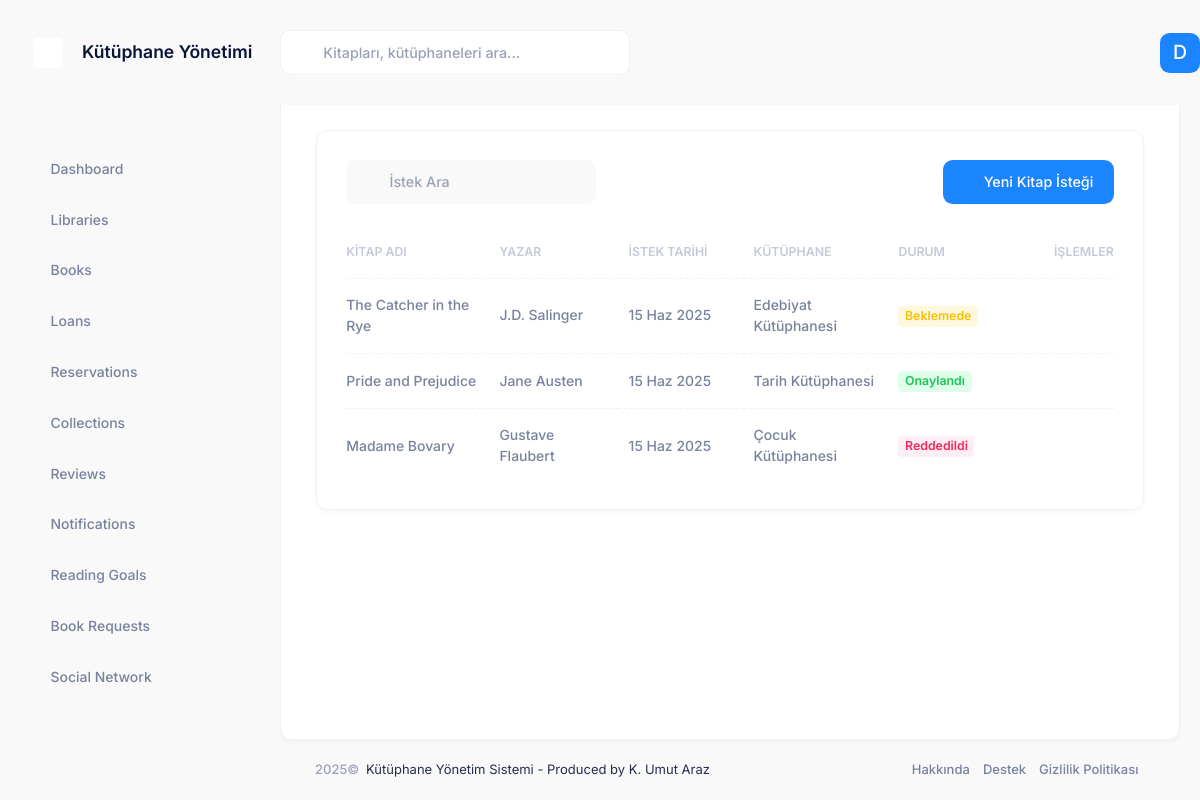
/books/requests/ (signed in), run on an earlier commit of the app's database.
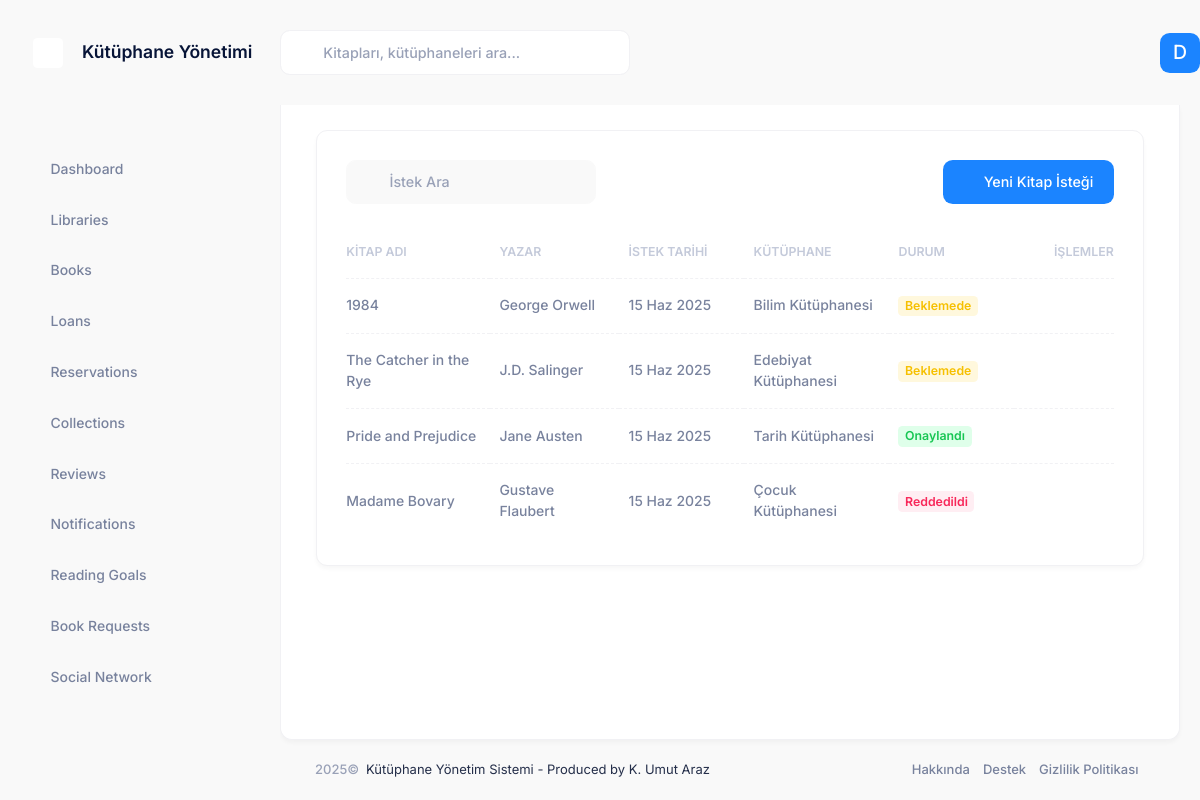
And on a later commit of the database.
### books/models.py (models this page shows, shortened)
class BookRequest(models.Model):
    STATUS_CHOICES = (
        ('pending', 'Beklemede'),
        ('approved', 'Onaylandı'),
        ('rejected', 'Reddedildi'),
        ('cancelled', 'İptal Edildi'),
    )
    book = models.ForeignKey(Book, verbose_name='Kitap', on_delete=models.CASCADE, related_name='requests')
    requester = models.ForeignKey(settings.AUTH_USER_MODEL, verbose_name='İstekte Bulunan', on_delete=models.CASCADE, related_name='book_requests')
    message = models.TextField('Mesaj', blank=True, null=True)
    status = models.CharField('Durum', max_length=20, choices=STATUS_CHOICES, default='pending')
    requested_at = models.DateTimeField('İstek Tarihi', auto_now_add=True)
    updated_at = models.DateTimeField('Güncellenme Tarihi', auto_now=True)
    response_message = models.TextField('Yanıt Mesajı', blank=True, null=True)
    class Meta:
        ordering = ['-requested_at']
        verbose_name = 'Kitap İsteği'
        verbose_name_plural = 'Kitap İstekleri'

class Book(models.Model):
    STATUS_CHOICES = (
        ('available', 'Mevcut'),
        ('borrowed', 'Ödünç Verilmiş'),
        ('reserved', 'Rezerve Edilmiş'),
        ('maintenance', 'Bakımda'),
    )
    title = models.CharField('Başlık', max_length=255)
    author = models.CharField('Yazar', max_length=255)
    isbn = models.CharField('ISBN', max_length=20, blank=True, null=True)
    description = models.TextField('Açıklama', blank=True, null=True)
    cover_image = models.ImageField('Kapak Resmi', upload_to='book_covers/', blank=True, null=True)
    library = models.ForeignKey(Library, verbose_name='Kütüphane', on_delete=models.CASCADE, related_name='books')
    status = models.CharField('Durum', max_length=20, choices=STATUS_CHOICES, default='available')
    publication_year = models.PositiveIntegerField('Yayın Yılı', blank=True, null=True)
    publisher = models.CharField('Yayınevi', max_length=255, blank=True, null=True)
    language = models.CharField('Dil', max_length=50, blank=True, null=True)
    pages = models.PositiveIntegerField('Sayfa Sayısı', blank=True, null=True)
    created_at = models.DateTimeField('Oluşturulma Tarihi', auto_now_add=True)
    updated_at = models.DateTimeField('Güncellenme Tarihi', auto_now=True)
    class Meta:
        ordering = ['title', 'author']
        verbose_name = 'Kitap'
        verbose_name_plural = 'Kitaplar'

### libraries/models.py (models this page shows, shortened)
class Library(models.Model):
    name = models.CharField('Adı', max_length=255)
    description = models.TextField('Açıklama', blank=True, null=True)
    owner = models.ForeignKey(
        settings.AUTH_USER_MODEL,
        verbose_name='Sahibi',
        on_delete=models.CASCADE,
        related_name='owned_libraries'
    )
    admins = models.ManyToManyField(
        settings.AUTH_USER_MODEL,
        verbose_name='Yöneticiler',
        related_name='administered_libraries',
        blank=True
    )
    created_at = models.DateTimeField('Oluşturulma Tarihi', auto_now_add=True)
    updated_at = models.DateTimeField('Güncellenme Tarihi', auto_now=True)
    address = models.TextField('Adres', blank=True, null=True)
    phone = models.CharField('Telefon', max_length=20, blank=True, null=True)
    email = models.EmailField('E-posta', blank=True, null=True)
    class Meta:
        verbose_name = 'Kütüphane'
        verbose_name_plural = 'Kütüphaneler'
        ordering = ['name']

### books/views.py (the view)
# urls.py: path('requests/', views.book_requests, name='requests'),
@login_required
def book_requests(request):
    book_requests = BookRequest.objects.filter(requester=request.user)
    libraries = Library.objects.all()
    import json
    from django.forms.models import model_to_dict
    debug_requests = []
    for req in book_requests:
        debug_data = {
            'id': req.id,
            'book_title': req.book.title if req.book else 'Unknown',
            'requester': req.requester.username,
            'status': req.status,
            'requested_at': req.requested_at.strftime('%Y-%m-%d %H:%M:%S'),
            'updated_at': req.updated_at.strftime('%Y-%m-%d %H:%M:%S'),
        }
        debug_requests.append(debug_data)
    context = {
        'active_menu': 'book_requests',
        'book_requests': book_requests,
        'libraries': libraries,
        'debug_data': json.dumps(debug_requests)
    }
    return render(request, 'books/book_requests.html', context)

### library_management/context_processors.py (called while the page is built)
def user(request):
    return {'user': DummyUser()}

    def get_full_name(self):
        return f"{self.first_name} {self.last_name}"

### templates/books/book_requests.html (shortened to what this page needs)
{% extends 'layouts/base.html' %}
{% load static %}
{% block content %}
<div class="card">
    <div class="card-header border-0 pt-6">
        <div class="card-title">
            <div class="d-flex align-items-center position-relative my-1">
                <i class="ki-outline ki-magnifier fs-3 position-absolute ms-5"></i>
                <input type="text" data-kt-request-table-filter="search" class="form-control form-control-solid w-250px ps-13" placeholder="İstek Ara" />
            </div>
        </div>
        <div class="card-toolbar">
            <div class="d-flex justify-content-end" data-kt-request-table-toolbar="base">
                <a href="#" class="btn btn-primary" data-bs-toggle="modal" data-bs-target="#kt_modal_add_request">
                    <i class="ki-outline ki-plus fs-2"></i>Yeni Kitap İsteği
                </a>
            </div>
        </div>
    </div>
    <div class="card-body py-4">
        <table class="table align-middle table-row-dashed fs-6 gy-5" id="kt_requests_table">
            <thead>
                <tr class="text-start text-gray-400 fw-bold fs-7 text-uppercase gs-0">
                    <th class="min-w-125px">Kitap Adı</th>
                    <th class="min-w-125px">Yazar</th>
                    <th class="min-w-125px">İstek Tarihi</th>
                    <th class="min-w-125px">Kütüphane</th>
                    <th class="min-w-125px">Durum</th>
                    <th class="text-end min-w-100px">İşlemler</th>
                </tr>
            </thead>
            <tbody class="fw-semibold text-gray-600">
                {% for request in book_requests %}
                <tr>
                    <td>{{ request.book.title }}</td>
                    <td>{{ request.book.author }}</td>
                    <td>{{ request.requested_at|date:"d M Y" }}</td>
                    <td>{{ request.book.library.name }}</td>
                    <td><span class="badge badge-light-{% if request.status == 'pending' %}warning{% elif request.status == 'approved' %}success{% elif request.status == 'rejected' %}danger{% else %}primary{% endif %} fs-7 fw-bold">{{ request.get_status_display }}</span></td>
                    <td class="text-end">
                    </td>
                </tr>
                {% empty %}
                <tr>
                    <td colspan="6" class="text-center">Henüz hiç kitap isteği bulunmuyor.</td>
                </tr>
                {% endfor %}
            </tbody>
        </table>
    </div>
</div>
{% endblock %}

What changed in the data, as far as the page shows it:
added BookRequest: book "1984", book.author "George Orwell", requested_at "15 Haz 2025", book.library.name "Bilim Kütüphanesi", status "Beklemede"
